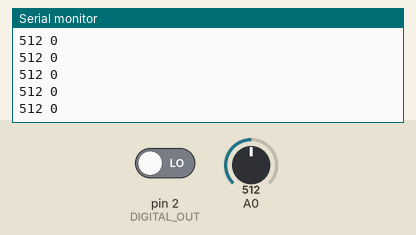
Recording of a sketch running on a simulated Arduino Uno, built with avr-gcc and run on an emulated ATmega328P. On the bench: the last lines printed to the serial monitor. The inputs (shaded band) are chosen by the test bench; at power-on: A0 = 512, pin 2 (DIGITAL_OUT) LOW.

Above: at 1.2 s.
1.3 s: A0 set to 983
At 2.2 s:
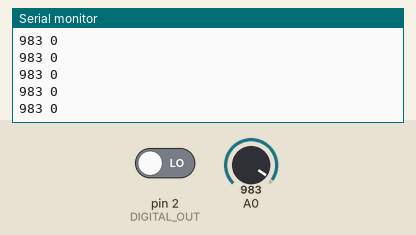
2.8 s: A0 set to 1016
At 3.9 s:
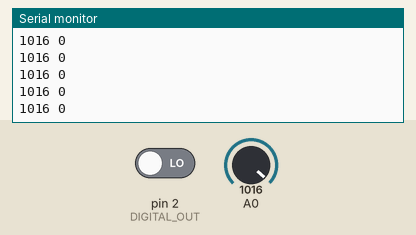
Timing chart, 0 to 5.8 s (numbered marks = the images above; inputs shaded):
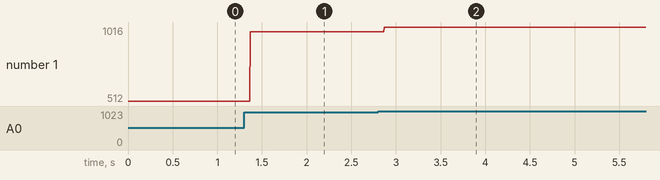

The sketch:

IR_Speed_sensor_sample.ino
```cpp
/*

  E-GIZMO IR SPEED SENSOR MODULE
  SAMPLE CODE

  THIS SKETCH IS TO GET THE MOTOR/DYNAMO SPEED
  DETECTING, PULSE COUNTING BY READING THE DIGITAL
  AND ANALOG OUTPUT FOR SENSITIVITY VALUE. TO DISPLAY
  THE OUTPUT DATA ON THE SERIAL MONITOR.

 CODES BY E-GIZMO MECHATRONIX CENTRAL
 http://www.e-gizmo.com
 MARCH 9, 2017

 */

// DIGITAL PIN
int DIGITAL_OUT= 2;

void setup() {
  //INITIALIZE SERIAL COMMUNICATION BAUD RATE
  Serial.begin(9600);
  //MAKE THE DIGITAL PIN'S INPUT
  pinMode(DIGITAL_OUT, INPUT);
}

void loop() {

  // READ THE INPUT PIN
  int DIGITAL_VALUE = digitalRead(DIGITAL_OUT);
  int SENSITIVITY = analogRead(A0);

  // PRINT OUT THE READ VALUE:
  Serial.print(SENSITIVITY);
  Serial.print(" ");
  Serial.println(DIGITAL_VALUE);

  delay(1);        // DELAY IN BETWEEN READS FOR STABILITY
}
```

Measured:
- after the input at 1.3 s, the serial monitor: prints a new line after 0.07 s (image 1)
- after the input at 2.8 s, the serial monitor: prints a new line after 0.07 s (image 2)
- plotted number 1: 512 → 983 after the input at 1.3 s, 983 → 1016 after the input at 2.8 s
